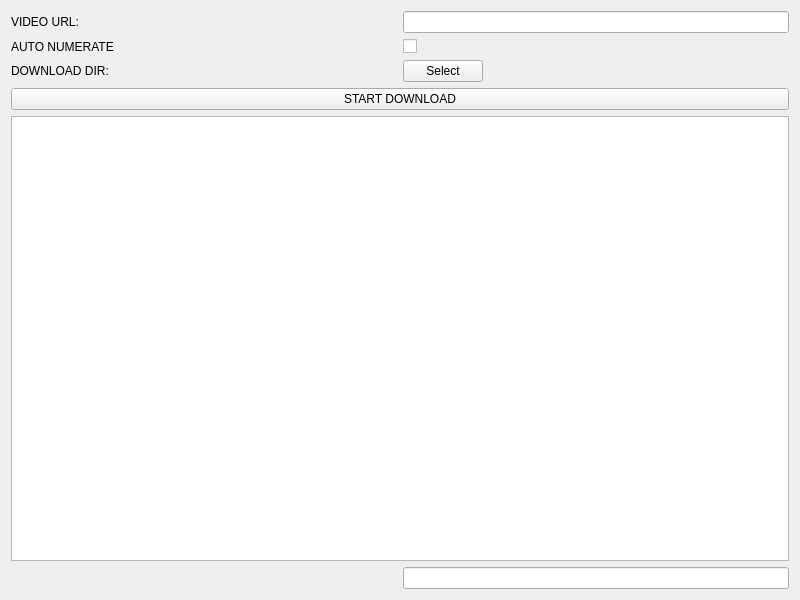
<?xml version="1.0" encoding="UTF-8"?>
<ui version="4.0">
 <class>Widget</class>
 <widget class="QWidget" name="Widget">
  <property name="geometry">
   <rect>
    <x>0</x>
    <y>0</y>
    <width>800</width>
    <height>600</height>
   </rect>
  </property>
  <property name="windowTitle">
   <string>Widget</string>
  </property>
  <layout class="QGridLayout" name="gridLayout">
   <item row="7" column="0">
    <widget class="QLabel" name="label_downloadDir">
     <property name="sizePolicy">
      <sizepolicy hsizetype="Expanding" vsizetype="Preferred">
       <horstretch>0</horstretch>
       <verstretch>0</verstretch>
      </sizepolicy>
     </property>
     <property name="text">
      <string>DOWNLOAD DIR:</string>
     </property>
    </widget>
   </item>
   <item row="8" column="0" colspan="2">
    <widget class="QPushButton" name="pushButton_startDownload">
     <property name="text">
      <string>START DOWNLOAD</string>
     </property>
    </widget>
   </item>
   <item row="7" column="1">
    <widget class="QPushButton" name="pushButton_selectDownloadDir">
     <property name="sizePolicy">
      <sizepolicy hsizetype="Maximum" vsizetype="Minimum">
       <horstretch>0</horstretch>
       <verstretch>0</verstretch>
      </sizepolicy>
     </property>
     <property name="text">
      <string>Select</string>
     </property>
    </widget>
   </item>
   <item row="2" column="1">
    <widget class="QLineEdit" name="lineEdit_videoURL">
     <property name="sizePolicy">
      <sizepolicy hsizetype="MinimumExpanding" vsizetype="Fixed">
       <horstretch>0</horstretch>
       <verstretch>0</verstretch>
      </sizepolicy>
     </property>
     <property name="text">
      <string/>
     </property>
    </widget>
   </item>
   <item row="10" column="1">
    <widget class="QLineEdit" name="lineEdit"/>
   </item>
   <item row="9" column="0" colspan="2">
    <widget class="QPlainTextEdit" name="plainTextEdit"/>
   </item>
   <item row="2" column="0">
    <widget class="QLabel" name="label">
     <property name="sizePolicy">
      <sizepolicy hsizetype="Fixed" vsizetype="Preferred">
       <horstretch>0</horstretch>
       <verstretch>0</verstretch>
      </sizepolicy>
     </property>
     <property name="text">
      <string>VIDEO URL:</string>
     </property>
    </widget>
   </item>
   <item row="3" column="0">
    <widget class="QLabel" name="label_2">
     <property name="text">
      <string>AUTO NUMERATE</string>
     </property>
    </widget>
   </item>
   <item row="3" column="1">
    <widget class="QCheckBox" name="checkBox_autonumber">
     <property name="text">
      <string/>
     </property>
    </widget>
   </item>
  </layout>
 </widget>
 <resources/>
 <connections/>
</ui>
